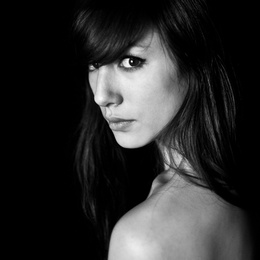
%> input picture Computational-Photography/Image_Quilting_for_Texture_Synthesis_and_Transfer/code/lady.jpg, 260 x 260 px, shrunk from 600 x 600 before the run
$ octave run_texture_transfer.m   (GNU Octave 9; MATLAB toolbox functions it lacks are replaced by stand-ins)
%> lines starting %> are read from the running program, lines starting %| are printed output that depends on the picture
### Computational-Photography/Image_Quilting_for_Texture_Synthesis_and_Transfer/code/texture_transfer.m
%{
CSCI3290 HW3
Zhou Zhihao, 1155014412
cheerzzh@gmail.com

%}


function [outputImg outRGB] = texture_transfer(inputImg, tarImg, alpha, szPatch, szOverlap, niter, isdebug, merge)

% take in RGB image
%% Input and Config

inputImg_rgb = im2double(inputImg);
tarImg_rgb = im2double(tarImg);


if ndims(inputImg_rgb)==2,
inputImg_rgb = repmat(inputImg_rgb,[1 1 3]); % repeat into 3D
inputImg = repmat(inputImg,[1 1 3]);
end;

if ndims(tarImg_rgb)==2,
tarImg_rgb = repmat(tarImg_rgb,[1 1 3]); % repeat into 3D
tarImg = repmat(tarImg,[1 1 3]);
end;


tarImg = rgb2gray(tarImg);
inputImg = rgb2gray(inputImg);


inputImg = im2double(inputImg);
tarImg = im2double(tarImg);

sizeout = size(tarImg);
outputImg = zeros(sizeout); % output image
outRGB = zeros(size(tarImg_rgb));
sizein = size(inputImg);


% merger the edge better
filt_w = 4;
smooth_filt = binomialFilter(filt_w)*binomialFilter(filt_w)'; % what?


%% Main Function
% may need more iteration

rng(3290)

for iter = 1 : niter,

    % prepare top error to calculate SSD
    temp = ones([szOverlap szPatch]);
    errTop = xcorr2(inputImg.^2, temp);
    temp = ones([szPatch szOverlap]);
    errSide = xcorr2(inputImg.^2, temp);
    temp = ones([szPatch-szOverlap szOverlap]);
    errSidesmall = xcorr2(inputImg.^2, temp); % left bottom rigion

    temp = ones([szPatch szPatch]);
    errorTarget = xcorr2(inputImg.^2, temp);


    for i = [1:szPatch-szOverlap:sizeout(1)-szPatch+1, sizeout(1)-szPatch+1]
        for j = [1:szPatch-szOverlap:sizeout(2)-szPatch+1,sizeout(2)-szPatch+1]
        % % For the following TODOs, You should discuss the following cases
        % % 1. Synthesis texture given the existing top and left image
        % % 2. Synthesis texture for the left of the image
        % % 3. Synthesis texture for the top of the image
        % % 4. Synthesis texture for the first patch
        % % The implementation will be slight different among each cases. Be careful.


        % % TODO#1 Find the existing shared region and target patch
        % % Extract shared region and target region
        % sharedTop = ;
        % sharedSide = ;
        % tarPatch = ;

        % % TODO#2 Compute the distance between existing shared texture region
        % % and all patches in the input texture image
        % ...
        % err = errTop + errSide;

        % % TODO#3 Compute the distance between the target patch and all patches
        % % in the input texture image
        % errTarget = ;


        % case 1
        blend_mask = logical(zeros([szPatch szPatch]));

        if (i > 1) & (j > 1),
            sharedTop = outputImg(i:i+szOverlap-1,j:j+szPatch-1);
            err = errTop - 2 * xcorr2(inputImg, sharedTop) + sum(sharedTop(:).^2);
            err = err(szOverlap:end-szPatch+1,szPatch:end-szPatch+1); % remove invalid around edge

            sharedSide = outputImg(i+szOverlap:i+szPatch-1,j:j+szOverlap-1);
            err2 = errSidesmall - 2 * xcorr2(inputImg, sharedSide) + sum(sharedSide(:).^2);
            % trim the edge region
            err = err + err2(szPatch:end-szPatch+szOverlap+1, szOverlap:end-szPatch+1);


            % correspond error
            tarPatch = tarImg(i:i+szPatch-1,j:j+szPatch-1,:);

            errTarget = errorTarget - 2*xcorr2(inputImg,tarPatch) + sum(tarPatch(:).^2);
            errTarget = errTarget(szPatch:end-szPatch+1, szPatch:end-szPatch+1); % position matched

            % if iteration > 1, add previous synthezised error
            if(iter >1)
                synthezised_patch = outputImg(i:i+szPatch-1,j:j+szPatch-1,:);
                errSyn = errorTarget - 2*xcorr2(inputImg,synthezised_patch) + sum(synthezised_patch(:).^2);
                errSyn = errSyn(szPatch:end-szPatch+1, szPatch:end-szPatch+1);

                err = err + errSyn + alpha * errTarget;
            else
                err = err + alpha * errTarget;
            end

            % sample a patach from candidates
            [ibest, jbest] = find(err <= 1.1*1.01*min(err(:)));
            c = ceil(rand * length(ibest));
            pos = [ibest(c) jbest(c)];

            % find minimum error boundary cut
            previous = outputImg(i:i+szPatch-1,j:j+szPatch-1);
            newPatch = inputImg(pos(1):pos(1)+szPatch-1,pos(2):pos(2)+szPatch-1);

            err_sq = (newPatch - previous).^2;

            blend_mask = logical(zeros(size(err_sq)));  % to record the border
            blend_mask = dpmain(err_sq,szOverlap);


        elseif i > 1 % left part
            % only sharedTop
            sharedTop = outputImg(i:i+szOverlap-1,j:j+szPatch-1);
            err = errTop - 2 * xcorr2(inputImg, sharedTop) + sum(sharedTop(:).^2);
            err = err(szOverlap:end-szPatch+1,szPatch:end-szPatch+1); % remove invalid around edge

            % correspond error
            tarPatch = tarImg(i:i+szPatch-1,j:j+szPatch-1,:);

            errTarget = errorTarget - 2*xcorr2(inputImg,tarPatch) + sum(tarPatch(:).^2);
            errTarget = errTarget(szPatch:end-szPatch+1, szPatch:end-szPatch+1); % position matched

            % if iteration > 1, add previous synthezised error
            if(iter >1)
                synthezised_patch = outputImg(i:i+szPatch-1,j:j+szPatch-1,:);
                errSyn = errorTarget - 2*xcorr2(inputImg,synthezised_patch) + sum(synthezised_patch(:).^2);
                errSyn = errSyn(szPatch:end-szPatch+1, szPatch:end-szPatch+1);

                err = err + errSyn + alpha * errTarget;
            else
                err = err + alpha * errTarget;
            end

            % sample a patach from candidates
            [ibest, jbest] = find(err <= 1.1*1.01*min(err(:)));
            c = ceil(rand * length(ibest));
            pos = [ibest(c) jbest(c)];

            % find minimum error boundary cut
            previous = outputImg(i:i+szPatch-1,j:j+szPatch-1);
            newPatch = inputImg(pos(1):pos(1)+szPatch-1,pos(2):pos(2)+szPatch-1);
            err_sq = (newPatch - previous).^2;

            blend_mask = logical(zeros(size(err_sq)));  % to record the border
            blend_mask(1:szOverlap,:) = dp(err_sq(1:szOverlap,:)')';


        elseif j > 1 % top part,  only sharedSide
            sharedSide = outputImg(i:i+szPatch-1,j:j+szOverlap-1);
            err = errSide - 2 * xcorr2(inputImg, sharedSide) + sum(sharedSide(:).^2);
            err = err(szPatch:end-szPatch+1,szOverlap:end-szPatch+1);

            % correspond error
            tarPatch = tarImg(i:i+szPatch-1,j:j+szPatch-1,:);

            errTarget = errorTarget - 2*xcorr2(inputImg,tarPatch) + sum(tarPatch(:).^2);
            errTarget = errTarget(szPatch:end-szPatch+1, szPatch:end-szPatch+1); % position matched

            % if iteration > 1, add previous synthezised error
            if(iter >1)
                synthezised_patch = outputImg(i:i+szPatch-1,j:j+szPatch-1,:);
                errSyn = errorTarget - 2*xcorr2(inputImg,synthezised_patch) + sum(synthezised_patch(:).^2);
                errSyn = errSyn(szPatch:end-szPatch+1, szPatch:end-szPatch+1);

                err = err + errSyn + alpha * errTarget;
            else
                err = err + alpha * errTarget;
            end

            % sample a patach from candidates
            [ibest, jbest] = find(err <= 1.1*1.01*min(err(:)));
            c = ceil(rand * length(ibest));
            pos = [ibest(c) jbest(c)];

            % find minimum error boundary cut
            previous = outputImg(i:i+szPatch-1,j:j+szPatch-1);
            newPatch = inputImg(pos(1):pos(1)+szPatch-1,pos(2):pos(2)+szPatch-1);
            err_sq = (newPatch - previous).^2;

            blend_mask = logical(zeros(size(err_sq)));  % to record the border

            blend_mask(:,1:szOverlap) = dp(err_sq(:,1:szOverlap));


            % find minimum error boundary cut
        else % top-left starting patch
            % randoming sample one patch


            % if iteration > 1, add previous synthezised error
            if(iter >1)

                % correspond error
                tarPatch = tarImg(i:i+szPatch-1,j:j+szPatch-1,:);

                errTarget = errorTarget - 2*xcorr2(inputImg,tarPatch) + sum(tarPatch(:).^2);
                errTarget = errTarget(szPatch:end-szPatch+1, szPatch:end-szPatch+1); % position matched

                synthezised_patch = outputImg(i:i+szPatch-1,j:j+szPatch-1,:);
                errSyn = errorTarget - 2*xcorr2(inputImg,synthezised_patch) + sum(synthezised_patch(:).^2);
                errSyn = errSyn(szPatch:end-szPatch+1, szPatch:end-szPatch+1);

                err = errSyn + alpha * errTarget;

                 % sample a patach from candidates
                 [ibest, jbest] = find(err <= 1.1*1.01*min(err(:)));
                 c = ceil(rand * length(ibest));
                 pos = [ibest(c) jbest(c)];
             else
                pos = ceil(rand([1 2]) .* (sizein-szPatch+1));
            end
        end


        % % TODO#4 Find a minimum error boundary and merge the new texture
        % % patch to the existing image
        % outputTemp = ?;

        if merge == 0,
            blend_mask = logical(zeros([szPatch szPatch]));
        end


            blend_mask = rconv2(double(blend_mask),smooth_filt); % double


            blend_mask_rgb = repmat(blend_mask,[1 1 3]);


        % gray scale output image
        outputTemp = outputImg(i:i+szPatch-1,j:j+szPatch-1).* blend_mask + inputImg(pos(1):pos(1)+szPatch-1,pos(2):pos(2)+szPatch-1).*(1- blend_mask);
        %outputTemp = inputImg(pos(1):pos(1)+szPatch-1,pos(2):pos(2)+szPatch-1);
        outputImg(i:i+szPatch-1,j:j+szPatch-1) = outputTemp;


        % RGB version here
        outputTemp = outRGB(i:i+szPatch-1,j:j+szPatch-1,:).* blend_mask_rgb + inputImg_rgb(pos(1):pos(1)+szPatch-1,pos(2):pos(2)+szPatch-1,:).*(1- blend_mask_rgb);
        %outputTemp = inputImg_rgb(pos(1):pos(1)+szPatch-1,pos(2):pos(2)+szPatch-1,:);
        outRGB(i:i+szPatch-1,j:j+szPatch-1,:) = outputTemp;

        %% Show debug result
        if isdebug~=0
            %figure(3), imshow(outputImg, []);
            %figure(4), imshow(outRGB);

            figure(2);
            subplot(1,2,1);
            imshow(outputImg);
            subplot(1,2,2);
            imshow(outRGB);
        end
    end


end
% shrink patch size and alpha
szPatch = round(szPatch*0.7);
alpha = alpha*0.8;
end


end

### Computational-Photography/Image_Quilting_for_Texture_Synthesis_and_Transfer/code/binomialFilter.m
% KERNEL = binomialFilter(size)
%
% Returns a vector of binomial coefficients of order (size-1) .

% Eero Simoncelli, 2/97.

function [kernel] = binomialFilter(sz)

if (sz < 2)
  error('size argument must be larger than 1');
end

kernel = [0.5 0.5]';

for n=1:sz-2
  kernel = conv([0.5 0.5]', kernel);
end


### Computational-Photography/Image_Quilting_for_Texture_Synthesis_and_Transfer/code/run_texture_transfer.m
%{
CSCI3290 HW3
Zhou Zhihao, 1155014412
cheerzzh@gmail.com

%}


clc;clear;close all;

tarImg = imread('lady.jpg');
%> tarImg is the input picture: size 260x260 uint8; min 0, max 254, mean 42.3
inputImg = imread('toast.png');
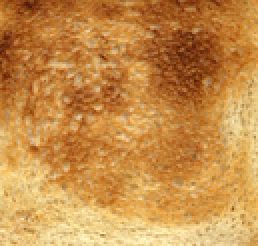
%> input picture Computational-Photography/Image_Quilting_for_Texture_Synthesis_and_Transfer/code/toast.png, 129 x 123 px, shrunk from 297 x 284 before the run (shown 2 times larger)
%> inputImg is the input picture: size 123x129x3 uint8; mean R, G, B 199.7, 142.2, 73.8

alpha = 0.1;
szPatch = 40;
szOverlap = 10;
ifdebug = 1;
merge = 1;
niter = 1;


[out_gray out_rgb] = texture_transfer(inputImg, tarImg, alpha, szPatch, szOverlap, niter,ifdebug,merge);
%> after the loop in texture_transfer, `for iter = 1 : niter,`:
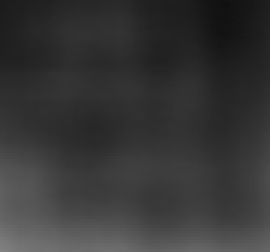
%> err: size 84x90 double (shown 3 times larger); min 15.05, max 129.2, mean 54.8
%> after the loop in texture_transfer, `for iter = 1 : niter,`:
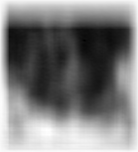
%> err2: size 152x138 double; min 0.0272, max 53.95, mean 26.5; drawn with min black and max white
%> after the loop in texture_transfer, `for iter = 1 : niter,`:
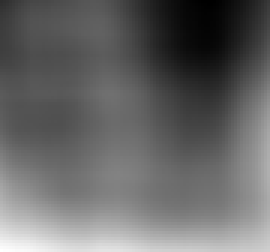
%> errTarget: size 84x90 double (shown 3 times larger); min 105.1, max 547.8, mean 284.6; drawn with min black and max white
%> after the loop in texture_transfer, `for iter = 1 : niter,`:
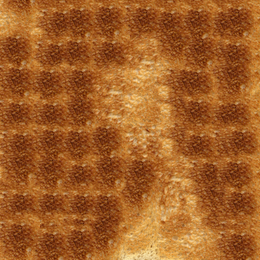
%> outRGB: size 260x260x3 double; mean R, G, B 0.632, 0.371, 0.154
%> after the loop in texture_transfer, `for iter = 1 : niter,`:
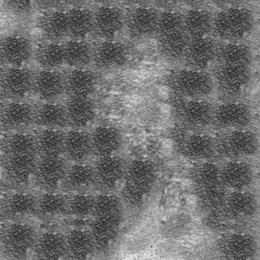
%> outputImg: size 260x260 double; min 0.166, max 0.888, mean 0.425
%> after the loop in texture_transfer, `for iter = 1 : niter,`:
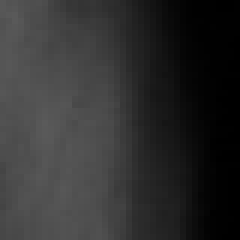
%> tarPatch: size 40x40 double (shown 6 times larger); min 0, max 0.353, mean 0.186
%> after the loop in texture_transfer, `for iter = 1 : niter,`: alpha = 0.08; c = 2; ibest = [2; 2]; jbest = [75; 76]; pos = [2 76]; szPatch = 28

figure(1)
imshow(inputImg);
figure(2)
imshow(tarImg);
figure(3)
imshow(out_gray, [])
figure(4)
imshow(out_rgb)

imwrite(out_gray,'out_gray.jpg','jpg');
imwrite(out_rgb,'out_rgb.jpg','jpg');
